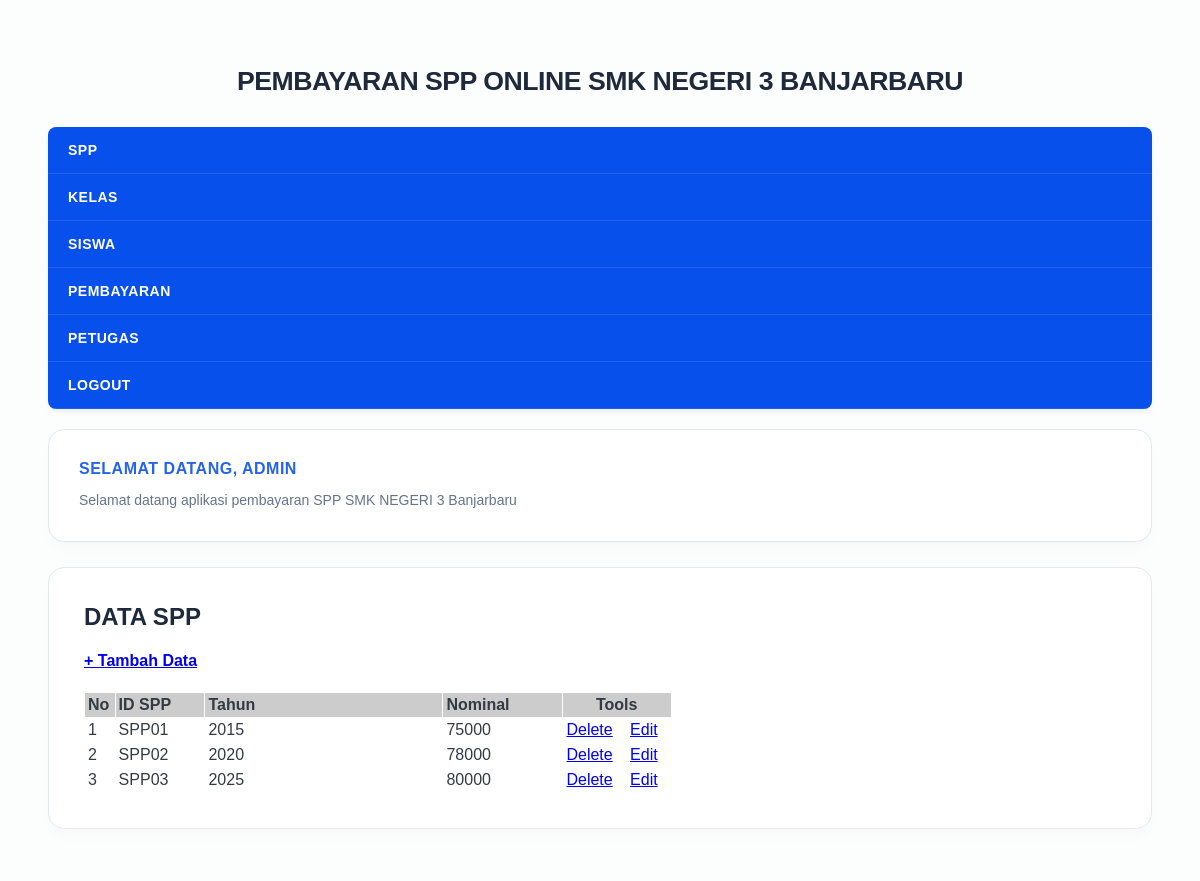
Page /admin/halaman_admin.php?open=data_spp (signed in) on the committed database.
### tables this page shows
CREATE TABLE `spp` (
  `id_spp` varchar(6) NOT NULL,
  `tahun` int(4) NOT NULL,
  `nominal` int(10) NOT NULL
);

### admin/data_spp.php (the view)
<?php
include_once "../src/koneksi.php";
?>
<h1><b>DATA SPP</b></h1>
<h4><a href="?open=tambah_spp">+ Tambah Data</a></h4>
<table cellspacing="1" cellpadding="3">
    <tr>
        <td width="5%" bgcolor="#CCCCCC"><b>No</b></td>
        <td width="15%" bgcolor="#CCCCCC"><b>ID SPP</b></td>
        <td width="40%" bgcolor="#CCCCCC"><b>Tahun</b></td>
        <td width="20%" bgcolor="#CCCCCC"><b>Nominal</b></td>
        <td colspan="2" align="center" bgcolor="#CCCCCC"><b>Tools</b></td>
    </tr>
<?php
$sql = mysqli_query($koneksi, "SELECT * FROM spp ORDER BY id_spp ASC");
$nomor = 0;
while ($data = mysqli_fetch_array($sql)) {
    $nomor++;
?>
    <tr>
        <td><?php echo $nomor; ?></td>
        <td><?php echo $data['id_spp']; ?></td>
        <td><?php echo $data['tahun']; ?></td>
        <td><?php echo $data['nominal']; ?></td>
        <td width="9%" align="center">
            <a href="?open=hapus_spp&id_spp=<?php echo $data['id_spp']; ?>"
               target="_self"
               onclick="return confirm('YAKIN INGIN MENGHAPUS DATA SPP INI .... ?')">
               Delete
            </a>
        </td>
        <td width="9%" align="center">
            <a href="?open=edit_spp&id_spp=<?php echo $data['id_spp']; ?>"
               target="_self">
               Edit
            </a>
        </td>
    </tr>
<?php } ?>
</table>

### src/style.css (style rules this page uses)
body { background: #fcfdfd; margin: 0; font-family: 'Plus Jakarta Sans', sans-serif; color: #333a42; -webkit-font-smoothing: antialiased; }
.conteudo h1 { padding: 0; margin: 0 0 20px; font-weight: 700; color: #1e293b; font-size: 24px; font-family: 'Plus Jakarta Sans', sans-serif; }

### rows in the picture
spp: id_spp "SPP01", tahun "2015", nominal "75000"
spp: id_spp "SPP02", tahun "2020", nominal "78000"
spp: id_spp "SPP03", tahun "2025", nominal "80000"

### other values in the picture
$_SESSION['username'] "ADMIN"
